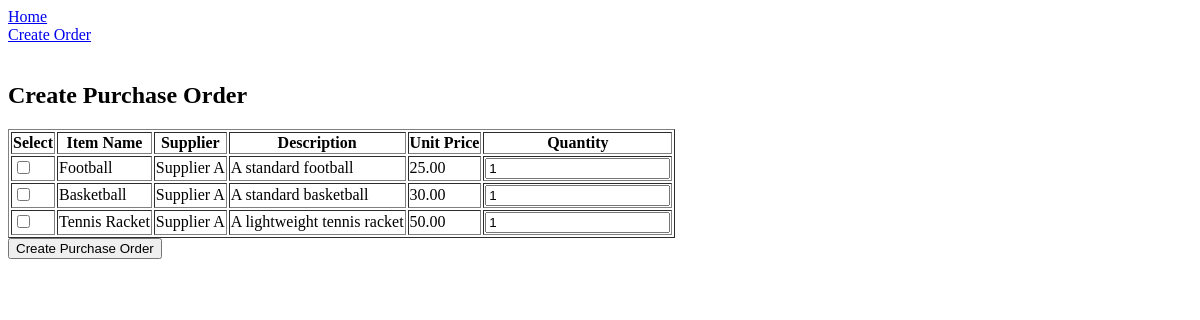
The page /app/create_order/ (signed in) on the database as committed earlier.
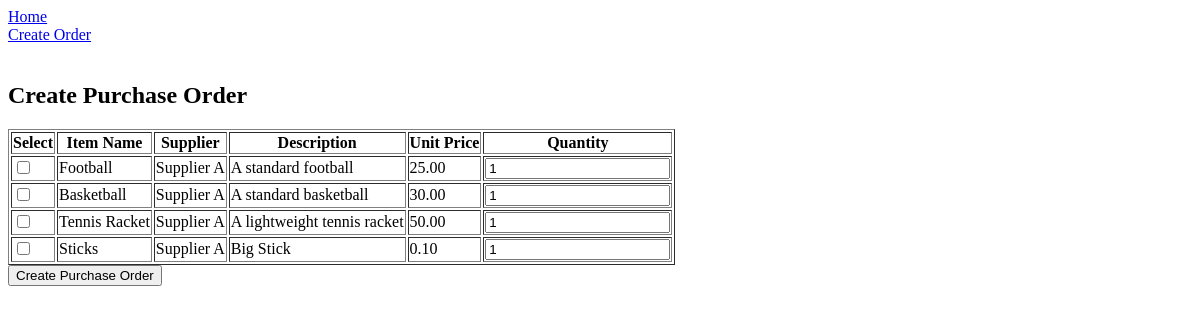
The same page on the database as committed later.
### PO_Items/models.py (models this page shows, shortened)
class SportsItem(models.Model):
    name = models.CharField(max_length=100)
    description = models.TextField(blank=True)
    unit_price = models.DecimalField(max_digits=10, decimal_places=2)
    supplier = models.ForeignKey(Supplier, on_delete=models.SET_NULL, null=True)

class Supplier(models.Model):
    name = models.CharField(max_length=100)
    contact_info = models.CharField(max_length=255, blank=True)
    def __str__(self):
        return self.name

### PO_Items/decorators.py (the view)
        def _wrapped_view(request, *args, **kwargs):
            if request.user.role in allowed_roles:
                return view_func(request, *args, **kwargs)
            return HttpResponseForbidden("You do not have permission to access this page.")

### PO_Items/views.py (called while the page is built, shortened)
@login_required
@role_required(['ADMIN', 'BUYER'])
def create_order(request):
    sports_items = SportsItem.objects.all()
    return render(request, 'PO_Items/create_order.html', {'sports_items': sports_items})

### PO_Items/templates/PO_Items/create_order.html (shortened to what this page needs)
<!DOCTYPE html>
<html>
<head>
</head>
<body>
    <div class="navbar">
        <a href="{% url 'PO_Items:PO_Items' %}">Home</a>
        <div class="right">
            <a href="{% url 'PO_Items:create_order' %}">Create Order</a>
            <form method="post" action="{% url 'logout' %}" style="margin: 0;">
                <button type="submit" style="background: none; border: none; color: white; cursor: pointer;">Logout</button>
            </form>
        </div>
    </div>
    <h2>Create Purchase Order</h2>
    <form method="post" action="">
        <table border="1">
            <thead>
                <tr>
                    <th>Select</th>
                    <th>Item Name</th>
                    <th>Supplier</th>
                    <th>Description</th>
                    <th>Unit Price</th>
                    <th>Quantity</th>
                </tr>
            </thead>
            <tbody>
                {% for item in sports_items %}
                <tr>
                    <td><input type="checkbox" name="sports_item" value="{{ item.id }}"></td>
                    <td>{{ item.name }}</td>
                    <td>{{ item.supplier }}</td>
                    <td>{{ item.description }}</td>
                    <td>{{ item.unit_price }}</td>
                    <td><input type="number" name="quantity" min="1" value="1"></td>
                </tr>
                {% endfor %}
            </tbody>
        </table>
        <button type="submit">Create Purchase Order</button>
    </form>
</body>
</html>

Rows that differ between the two databases and show on the page:
added SportsItem: name "Sticks", supplier "Supplier A", description "Big Stick", unit_price "0.10"
